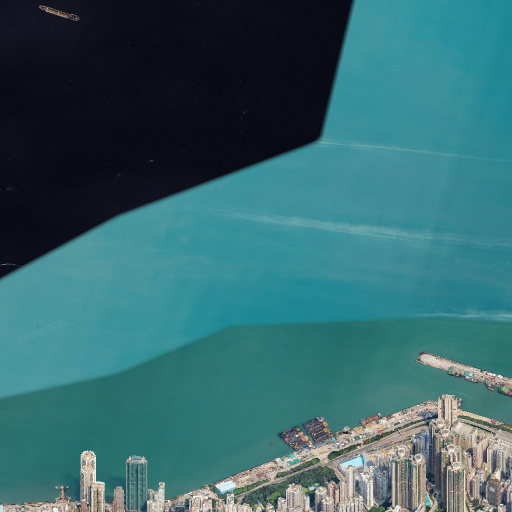
#> input picture hk/source/plate/0_0.png, 1024 x 1024 px (shown at 1/2 size)
$ python -i deshade.py   (imports and definitions only)
#> lines starting #> are read from the running program, lines starting #| are printed output that depends on the picture; after the words box and inside, x2 and y2 are one past the last pixel; in counts of white or black regions, pixels touching at a corner belong together
#> further down, picture is the input picture: PIL image 1024x1024 RGB; mean R, G, B 53.6, 103.7, 109.2
#!/usr/bin/env python3
"""Flatten the sun's cast shadows out of the plate before the repaint.

Google's photogrammetry carries the sunlight of the day it was flown: every
tower has a long, near-black shadow lying on the ground and on its neighbours'
roofs. The image model copies that faithfully (the finished map lines up with
the plate to within a pixel), and a cast shadow that dark is a photograph's
way of saying "sun", not a model's — which is why the redraw still reads as a
photo next to the reference maps, whose source mosaics were flown near noon.

A cast shadow is a *large, flat, dark blob*. A window row, an ink edge, a kerb
is small and thin; a sunlit roof is flat but not dark. So: find dark regions,
keep only the ones that survive an opening (thin structure disappears), and
lift those pixels until they sit at `--floor` of the local sunlit envelope.
Walls keep their own relative darkness where they are textured; the near-black
shadow lying on roads, plazas and roofs goes away.

    python hk/deshade.py --plate hk/plate.png --out hk/plate-flat.png
"""

import argparse
import os
import sys

import numpy as np
from PIL import Image
from scipy import ndimage

sys.path.insert(0, os.path.dirname(os.path.abspath(__file__)))
from build import water_fill  # noqa: E402

LUMA = np.array([0.2126, 0.7152, 0.0722], np.float32)


def disk(r):
    y, x = np.ogrid[-r:r + 1, -r:r + 1]
    return x * x + y * y <= r * r


def deshade(image, floor=0.70, radius=26, blob=7, feather=3, water=None,
            max_sat=0.45, skip_veg=False):
#> called with floor = 0.7, radius = 26, blob = 7, feather = 3, max_sat = 0.45, skip_veg = False
    a = np.asarray(image.convert("RGB"), np.float32) / 255.0
    y = a @ LUMA
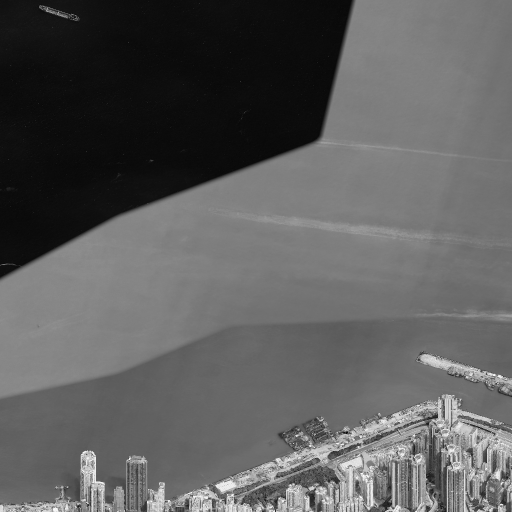
#> y: shape (1024, 1024) float32 (shown at 1/2 size); min 0.0025, max 0.999, mean 0.366

    # Local sunlit level: the brightest thing within ~60 m, smoothed.
    env = ndimage.gaussian_filter(ndimage.maximum_filter(y, 2 * radius + 1), radius / 2)
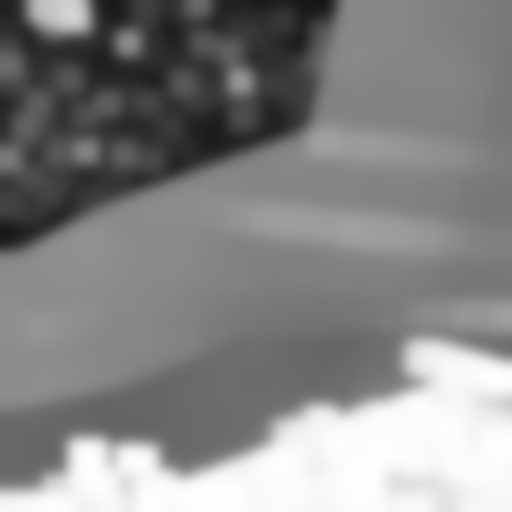
#> env: shape (1024, 1024) float32 (shown at 1/2 size); min 0.087, max 0.999, mean 0.526
    ratio = y / np.maximum(env, 1e-3)
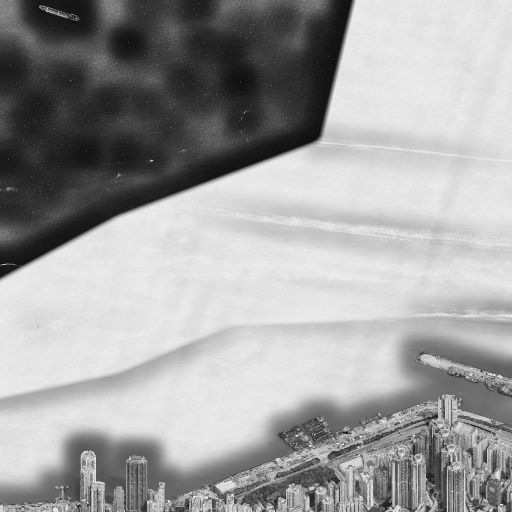
#> ratio: shape (1024, 1024) float32 (shown at 1/2 size); min 0.00258, max 1.06, mean 0.67; drawn with min black and max white

    # A cast shadow on a road, a plaza or a roof is a *grey* dark shape: the
    # surface it falls on has little saturation (asphalt, concrete, tile). The
    # dark side of a glass tower, a forest slope, a red brick wall are saturated
    # and belong to the building, not to the sun, so they are left alone.
    sat = (a.max(2) - a.min(2)) / np.maximum(a.max(2), 1e-3)
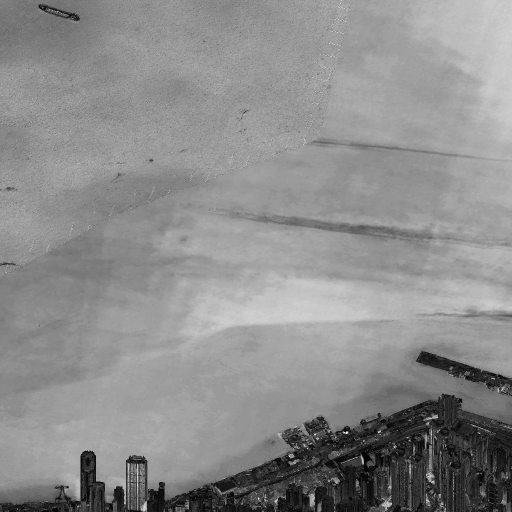
#> sat: shape (1024, 1024) float32 (shown at 1/2 size); min 0, max 1, mean 0.552
    # Vegetation is dark and matte too, but its darkness is canopy, not sun.
    # Off by default: on this plate the shadowed streets are greenish enough
    # that the guard swallows them (`--skip-veg` to turn it back on).
    veg = ((a[:, :, 1] > a[:, :, 0] * 1.15) & (a[:, :, 1] > a[:, :, 2] * 1.12)
           if skip_veg else np.zeros(y.shape, bool))
#> veg: shape (1024, 1024) bool; every value is 0

    dark = (ratio < floor) & (sat < max_sat) & ~veg
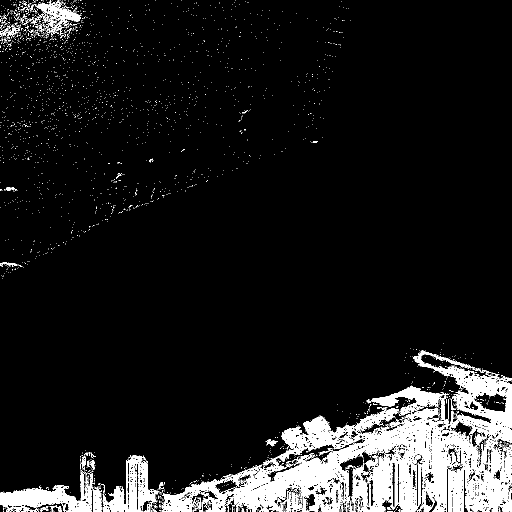
#> dark: shape (1024, 1024) bool (shown at 1/2 size); 9.2% white; 2984 white regions (2935 under 20 px), largest, box (x1, y1, x2, y2) and area: (323, 701, 1024, 1024) 75962, (0, 943, 204, 1024) 6236, (205, 910, 295, 1024) 4346
    mask = ndimage.binary_opening(dark, disk(blob))
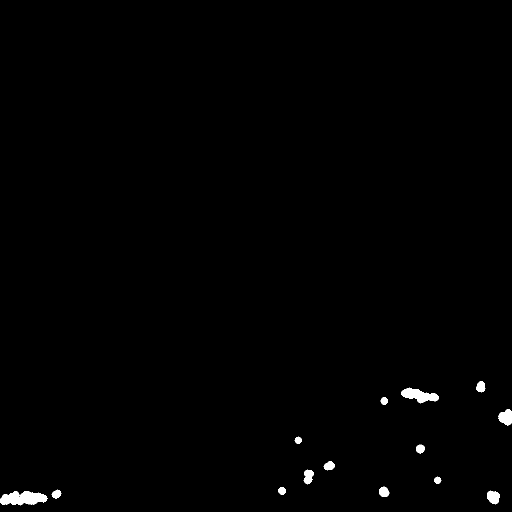
#> mask: shape (1024, 1024) bool (shown at 1/2 size); 0.65% white; 14 white regions, largest, box (x1, y1, x2, y2) and area: (0, 982, 95, 1011) 1897, (802, 775, 878, 807) 1281, (997, 818, 1024, 851) 646
    mask = ndimage.binary_closing(mask, disk(blob))
#> mask: shape (1024, 1024) bool; 0.63% white; 14 white regions, largest, box (x1, y1, x2, y2) and area: (7, 982, 98, 1011) 1855, (802, 775, 878, 807) 1293, (974, 981, 1000, 1009) 520
    if water is not None:
        mask &= ~water
    weight = ndimage.gaussian_filter(mask.astype(np.float32), feather)

    # Bring those pixels up to `floor` of the envelope, hue untouched.
    target = np.clip(ratio / floor, 0.0, 1.0)
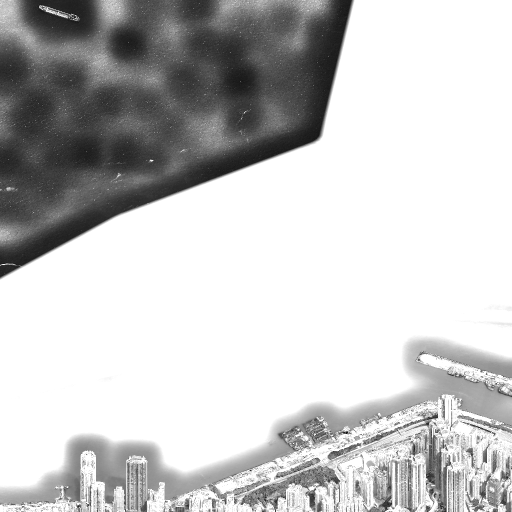
#> target: shape (1024, 1024) float32 (shown at 1/2 size); min 0.00368, max 1, mean 0.775
    gain = 1.0 + (target / np.maximum(ratio, 1e-3) - 1.0) * weight
    out = np.clip(a * gain[..., None], 0.0, 1.0)
    return Image.fromarray((out * 255).round().astype(np.uint8)), mask.mean()


# [43 lines left out: function main, not called in this run]


# [2 lines not run here, left out]

>>> from PIL import Image
>>> picture = Image.open('source/plate/0_0.png')
>>> result = deshade(picture)

$ run again, on hk/source/plate/1_0.png
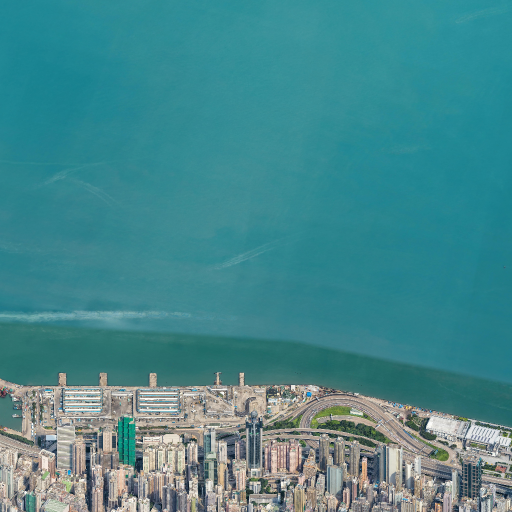
#> input picture hk/source/plate/1_0.png, 1024 x 1024 px (shown at 1/2 size)
#> picture is the input picture: PIL image 1024x1024 RGB; mean R, G, B 69.3, 135.9, 141
#> veg: shape (1024, 1024) bool; every value is 0
#> in deshade, `dark = (ratio < floor) & (sat < max_sat) & ~veg`:
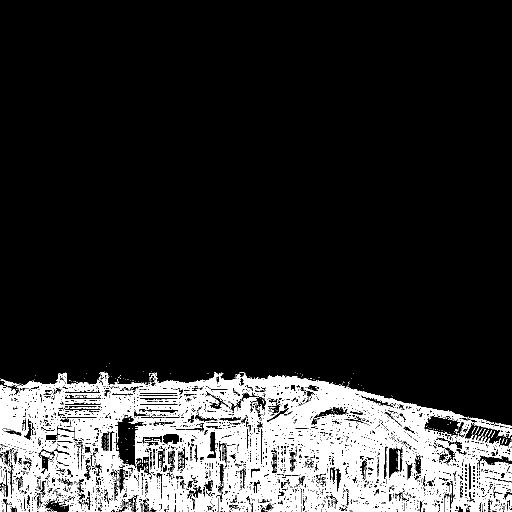
#> dark: shape (1024, 1024) bool (shown at 1/2 size); 14.8% white; 1746 white regions (1687 under 20 px), largest, box (x1, y1, x2, y2) and area: (0, 744, 1024, 1024) 148270, (948, 843, 1024, 876) 644, (935, 835, 1024, 856) 262
#> in deshade, `target = np.clip(ratio / floor, 0.0, 1.0)`:
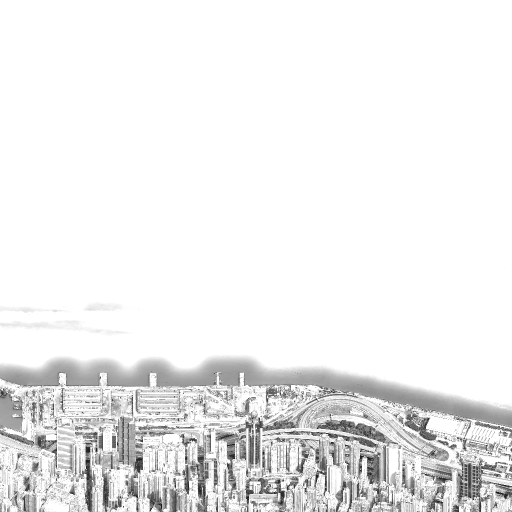
#> target: shape (1024, 1024) float32 (shown at 1/2 size); min 0.00971, max 1, mean 0.933

$ run again, on hk/source/plate/1_1.png
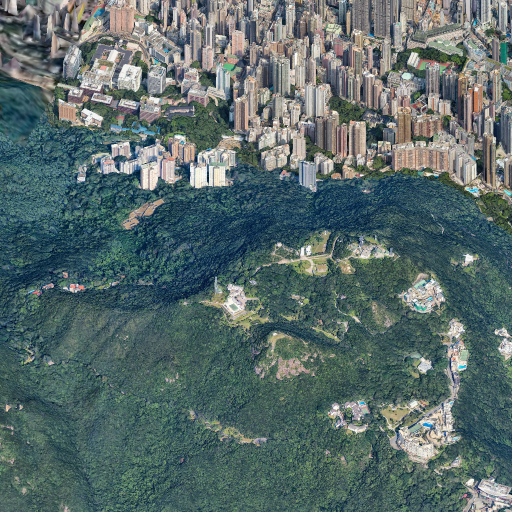
#> input picture hk/source/plate/1_1.png, 1024 x 1024 px (shown at 1/2 size)
#> picture is the input picture: PIL image 1024x1024 RGB; mean R, G, B 89.7, 107.4, 106.3
#> veg: shape (1024, 1024) bool; every value is 0
#> in deshade, `dark = (ratio < floor) & (sat < max_sat) & ~veg`:
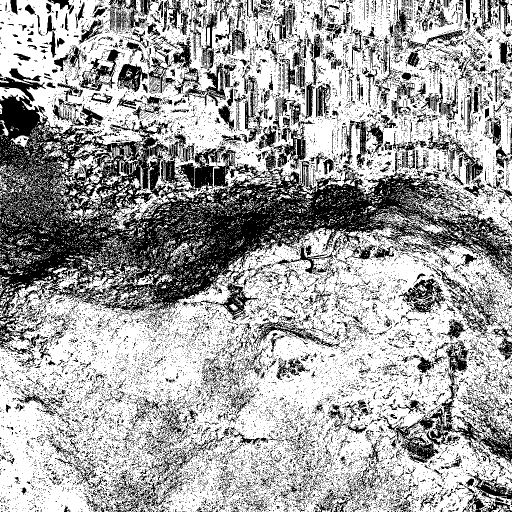
#> dark: shape (1024, 1024) bool (shown at 1/2 size); 64.7% white; 19703 black regions (18587 under 20 px), largest, box (x1, y1, x2, y2) and area: (0, 189, 1024, 698) 162482, (765, 771, 1024, 931) 9646, (873, 536, 1009, 666) 3268
#> in deshade, `out = np.clip(a * gain[..., None], 0.0, 1.0)`:
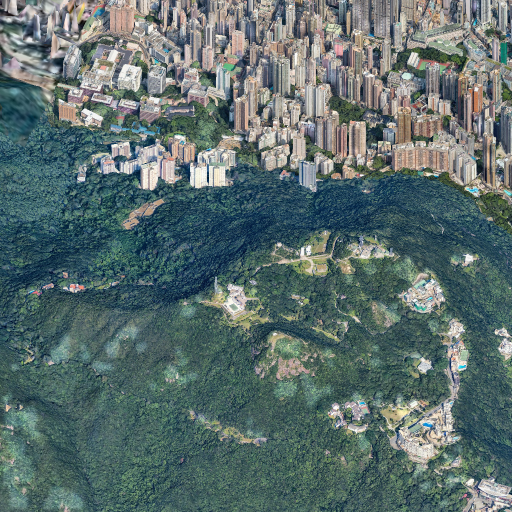
#> out: shape (1024, 1024, 3) float32 (shown at 1/2 size); mean R, G, B 0.362, 0.433, 0.428

$ run again, on hk/source/plate/1_2.png
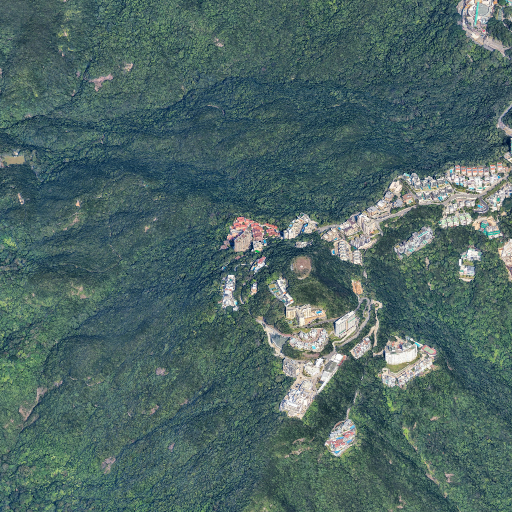
#> input picture hk/source/plate/1_2.png, 1024 x 1024 px (shown at 1/2 size)
#> picture is the input picture: PIL image 1024x1024 RGB; mean R, G, B 78, 103.1, 101.3
#> veg: shape (1024, 1024) bool; every value is 0
#> dark: shape (1024, 1024) bool; 65.9% white; black in thin lines or dots
#> in deshade, `target = np.clip(ratio / floor, 0.0, 1.0)`:
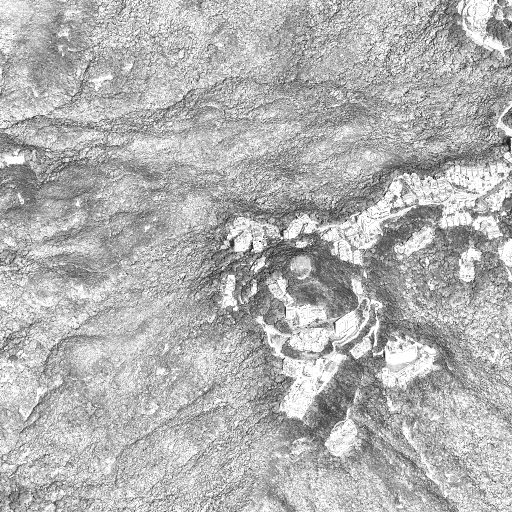
#> target: shape (1024, 1024) float32 (shown at 1/2 size); min 0.0105, max 1, mean 0.698
